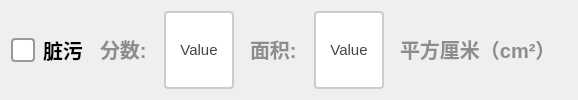
               <widget class="QWidget" name="widget_zangwu" native="true">
                <layout class="QGridLayout" name="gridLayout_2">
                 <item row="0" column="0">
                  <layout class="QHBoxLayout" name="horizontalLayout_3" stretch="2,1,2,0,2,0">
                   <item>
                    <widget class="QCheckBox" name="ckb_zangwu">
                     <property name="sizePolicy">
                      <sizepolicy hsizetype="Minimum" vsizetype="Minimum">
                       <horstretch>0</horstretch>
                       <verstretch>0</verstretch>
                      </sizepolicy>
                     </property>
                     <property name="styleSheet">
                      <string notr="true">QCheckBox {
    spacing: 8px;
    font-size: 20px;
    color: #333;
    font-weight: bold;        
    color:  rgb(0, 0, 0);       
}

/* 未选中状态 */
QCheckBox::indicator {
    width: 20px;
    height: 20px;
    border-radius: 4px; /* 方形，圆角可适当调整 */
    border: 2px solid #999;
    background: #ffffff;
}

/* 悬停效果 */
QCheckBox::indicator:hover {
    border: 2px solid #666;
}

/* 选中状态 */
QCheckBox::indicator:checked {
    border: 2px solid #2196F3;
    background-color: qradialgradient(
        cx:0.5, cy:0.5,
        radius:0.4,
        fx:0.5, fy:0.5,
        stop:0 #2196F3,
        stop:1 transparent
    );
}

/* 禁用状态 */
QCheckBox::indicator:disabled {
    border: 2px solid #ccc;
    background: #eee;
}

/* 选中时的文字颜色 */
QCheckBox:checked {
    color: #2196F3;
    font-weight: 500;
}

/* 点击动画效果 */
QCheckBox::indicator:pressed {
    border: 2px solid #1565C0;
    background-color: qradialgradient(
        cx:0.5, cy:0.5,
        radius:0.5,
        fx:0.5, fy:0.5,
        stop:0 #BBDEFB,
        stop:1 transparent
    );
}</string>
                     </property>
                     <property name="text">
                      <string>脏污</string>
                     </property>
                    </widget>
                   </item>
                   <item>
                    <widget class="QLabel" name="label_3">
                     <property name="styleSheet">
                      <string notr="true">QLabel {
       font-size: 20px;        
       font-weight: bold;        
       color:  rgb(141, 141, 141);       
       padding: 5px 5px;     
       border-bottom: 2px solid #cccccc; 
    }</string>
                     </property>
                     <property name="text">
                      <string>分数:</string>
                     </property>
                    </widget>
                   </item>
                   <item>
                    <widget class="QPushButton" name="btn_zangwuscore">
                     <property name="sizePolicy">
                      <sizepolicy hsizetype="Minimum" vsizetype="Minimum">
                       <horstretch>0</horstretch>
                       <verstretch>0</verstretch>
                      </sizepolicy>
                     </property>
                     <property name="maximumSize">
                      <size>
                       <width>100</width>
                       <height>100</height>
                      </size>
                     </property>
                     <property name="styleSheet">
                      <string notr="true">QPushButton {
    padding: 6px 14px;
    border: 2px solid #CCC;
    border-radius: 4px;
    background-color: white;
    color: #444;
    font-size: 15px; 
}

QPushButton:hover {
    border-color: #999;
    background-color: #F5F5F5;
}

QPushButton:pressed {
    border-color: #777;
    background-color: #EEE;
}</string>
                     </property>
                     <property name="text">
                      <string>Value</string>
                     </property>
                    </widget>
                   </item>
                   <item>
                    <widget class="QLabel" name="label_4">
                     <property name="styleSheet">
                      <string notr="true">QLabel {
       font-size: 20px;        
       font-weight: bold;        
       color:  rgb(141, 141, 141);       
       padding: 5px 5px;     
       border-bottom: 2px solid #cccccc; 
    }</string>
                     </property>
                     <property name="text">
                      <string>面积:</string>
                     </property>
                    </widget>
                   </item>
                   <item>
                    <widget class="QPushButton" name="btn_zangwuarea">
                     <property name="sizePolicy">
                      <sizepolicy hsizetype="Minimum" vsizetype="Minimum">
                       <horstretch>0</horstretch>
                       <verstretch>0</verstretch>
                      </sizepolicy>
                     </property>
                     <property name="maximumSize">
                      <size>
                       <width>100</width>
                       <height>100</height>
                      </size>
                     </property>
                     <property name="styleSheet">
                      <string notr="true">QPushButton {
    padding: 6px 14px;
    border: 2px solid #CCC;
    border-radius: 4px;
    background-color: white;
    color: #444;
    font-size: 15px; 
}

QPushButton:hover {
    border-color: #999;
    background-color: #F5F5F5;
}

QPushButton:pressed {
    border-color: #777;
    background-color: #EEE;
}</string>
                     </property>
                     <property name="text">
                      <string>Value</string>
                     </property>
                    </widget>
                   </item>
                   <item>
                    <widget class="QLabel" name="label_8">
                     <property name="styleSheet">
                      <string notr="true">QLabel {
       font-size: 20px;        
       font-weight: bold;        
       color:  rgb(141, 141, 141);       
       padding: 5px 5px;     
       border-bottom: 2px solid #cccccc; 
    }</string>
                     </property>
                     <property name="text">
                      <string>平方厘米（cm²）</string>
                     </property>
                    </widget>
                   </item>
                  </layout>
                 </item>
                </layout>
               </widget>
